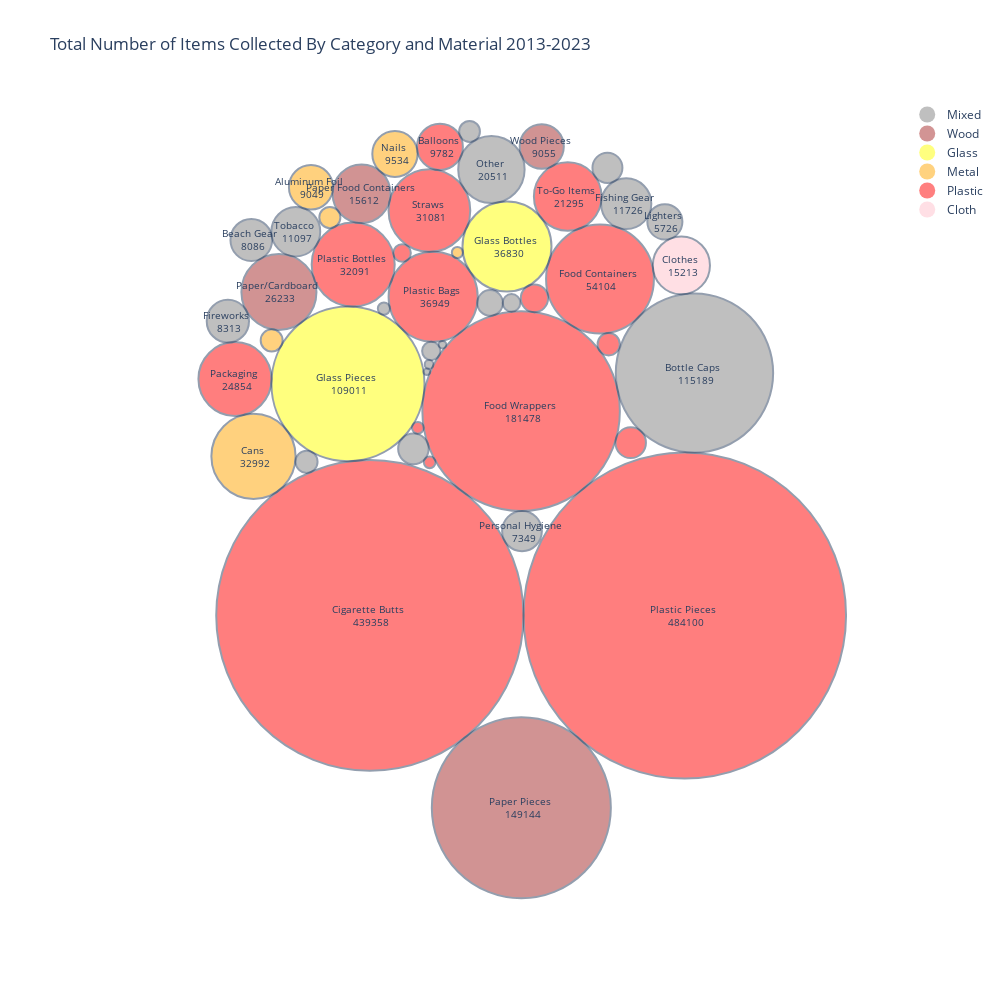

The notebook cell this image was saved under:
### Code cell
# Get data from 2013-2023 and make circle packing graph
fig = graph_maker.circle_packing_graph(plot_colors=None)
fig.show()

### Figure 1 — Plotly figure (JSON) as saved in the notebook; plotly's stock layout.template omitted (floating-point values rounded to 4 significant figures)
{"data": [{"marker": {"color": "grey", "opacity": 0.5, "size": 20, "symbol": "circle"}, "mode": "markers", "name": "Mixed", "showlegend": true, "type": "scatter", "x": [null], "y": [null]}, {"marker": {"color": "brown", "opacity": 0.5, "size": 20, "symbol": "circle"}, "mode": "markers", "name": "Wood", "showlegend": true, "type": "scatter", "x": [null], "y": [null]}, {"marker": {"color": "yellow", "opacity": 0.5, "size": 20, "symbol": "circle"}, "mode": "markers", "name": "Glass", "showlegend": true, "type": "scatter", "x": [null], "y": [null]}, {"marker": {"color": "orange", "opacity": 0.5, "size": 20, "symbol": "circle"}, "mode": "markers", "name": "Metal", "showlegend": true, "type": "scatter", "x": [null], "y": [null]}, {"marker": {"color": "red", "opacity": 0.5, "size": 20, "symbol": "circle"}, "mode": "markers", "name": "Plastic", "showlegend": true, "type": "scatter", "x": [null], "y": [null]}, {"marker": {"color": "pink", "opacity": 0.5, "size": 20, "symbol": "circle"}, "mode": "markers", "name": "Cloth", "showlegend": true, "type": "scatter", "x": [null], "y": [null]}], "layout": {"annotations": [{"font": {"size": 10}, "hovertext": "Plastic Pieces <br> 484100", "showarrow": false, "text": "Plastic Pieces <br> 484100", "x": 0.516, "y": -0.2701}, {"font": {"size": 10}, "hovertext": "Cigarette Butts <br> 439358", "showarrow": false, "text": "Cigarette Butts <br> 439358", "x": -0.2994, "y": -0.2701}, {"font": {"size": 10}, "hovertext": "Food Wrappers <br> 181478", "showarrow": false, "text": "Food Wrappers <br> 181478", "x": 0.09222, "y": 0.2531}, {"font": {"size": 10}, "hovertext": "Paper Pieces <br> 149144", "showarrow": false, "text": "Paper Pieces <br> 149144", "x": 0.0928, "y": -0.7626}, {"font": {"size": 10}, "hovertext": "Bottle Caps <br> 115189", "showarrow": false, "text": "Bottle Caps <br> 115189", "x": 0.5411, "y": 0.3507}, {"font": {"size": 10}, "hovertext": "Glass Pieces <br> 109011", "showarrow": false, "text": "Glass Pieces <br> 109011", "x": -0.3562, "y": 0.3232}, {"font": {"size": 10}, "hovertext": "Food Containers <br> 54104", "showarrow": false, "text": "Food Containers <br> 54104", "x": 0.2964, "y": 0.5916}, {"font": {"size": 10}, "hovertext": "Plastic Bags <br> 36949", "showarrow": false, "text": "Plastic Bags <br> 36949", "x": -0.1356, "y": 0.546}, {"font": {"size": 10}, "hovertext": "Glass Bottles <br> 36830", "showarrow": false, "text": "Glass Bottles <br> 36830", "x": 0.05564, "y": 0.6748}, {"font": {"size": 10}, "hovertext": "Cans <br> 32992", "showarrow": false, "text": "Cans <br> 32992", "x": -0.6008, "y": 0.1374}, {"font": {"size": 10}, "hovertext": "Plastic Bottles <br> 32091", "showarrow": false, "text": "Plastic Bottles <br> 32091", "x": -0.3426, "y": 0.6286}, {"font": {"size": 10}, "hovertext": "Straws <br> 31081", "showarrow": false, "text": "Straws <br> 31081", "x": -0.1452, "y": 0.767}, {"font": {"size": 10}, "hovertext": "Paper/Cardboard <br> 26233", "showarrow": false, "text": "Paper/Cardboard <br> 26233", "x": -0.5349, "y": 0.5584}, {"font": {"size": 10}, "hovertext": "Packaging <br> 24854", "showarrow": false, "text": "Packaging <br> 24854", "x": -0.6487, "y": 0.3354}, {"font": {"size": 10}, "hovertext": "To-Go Items <br> 21295", "showarrow": false, "text": "To-Go Items <br> 21295", "x": 0.2129, "y": 0.8028}, {"font": {"size": 10}, "hovertext": "Other <br> 20511", "showarrow": false, "text": "Other <br> 20511", "x": 0.01531, "y": 0.8719}, {"font": {"size": 10}, "hovertext": "Paper Food Containers <br> 15612", "showarrow": false, "text": "Paper Food Containers <br> 15612", "x": -0.3209, "y": 0.8098}, {"font": {"size": 10}, "hovertext": "Clothes <br> 15213", "showarrow": false, "text": "Clothes <br> 15213", "x": 0.5072, "y": 0.6264}, {"font": {"size": 10}, "hovertext": "Fishing Gear <br> 11726", "showarrow": false, "text": "Fishing Gear <br> 11726", "x": 0.3644, "y": 0.7845}, {"font": {"size": 10}, "hovertext": "Tobacco <br> 11097", "showarrow": false, "text": "Tobacco <br> 11097", "x": -0.4912, "y": 0.7127}, {"font": {"size": 10}, "hovertext": "Balloons <br> 9782", "showarrow": false, "text": "Balloons <br> 9782", "x": -0.1179, "y": 0.9299}, {"font": {"size": 10}, "hovertext": "Nails <br> 9534", "showarrow": false, "text": "Nails <br> 9534", "x": -0.2345, "y": 0.9117}, {"font": {"size": 10}, "hovertext": "Wood Pieces <br> 9055", "showarrow": false, "text": "Wood Pieces <br> 9055", "x": 0.1456, "y": 0.9309}, {"font": {"size": 10}, "hovertext": "Aluminum Foil <br> 9049", "showarrow": false, "text": "Aluminum Foil <br> 9049", "x": -0.4519, "y": 0.8265}, {"font": {"size": 10}, "hovertext": "Fireworks <br> 8313", "showarrow": false, "text": "Fireworks <br> 8313", "x": -0.6671, "y": 0.4836}, {"font": {"size": 10}, "hovertext": "Beach Gear <br> 8086", "showarrow": false, "text": "Beach Gear <br> 8086", "x": -0.6064, "y": 0.6916}, {"font": {"size": 10}, "hovertext": "Personal Hygiene <br> 7349", "showarrow": false, "text": "Personal Hygiene <br> 7349", "x": 0.09452, "y": -0.05402}, {"font": {"size": 10}, "hovertext": "Lighters <br> 5726", "showarrow": false, "text": "Lighters <br> 5726", "x": 0.4645, "y": 0.7379}, {"font": {"size": 10}, "hovertext": "Bandaids <br> 4319", "showarrow": false, "text": "", "x": -0.1867, "y": 0.1567}, {"font": {"size": 10}, "hovertext": "Lids <br> 4310", "showarrow": false, "text": "", "x": 0.376, "y": 0.1723}, {"font": {"size": 10}, "hovertext": "Construction Materials <br> 4176", "showarrow": false, "text": "", "x": 0.3158, "y": 0.8762}, {"font": {"size": 10}, "hovertext": "Utensils <br> 3473", "showarrow": false, "text": "", "x": 0.1267, "y": 0.5421}, {"font": {"size": 10}, "hovertext": "Strapping Bands <br> 3003", "showarrow": false, "text": "", "x": 0.01185, "y": 0.5303}, {"font": {"size": 10}, "hovertext": "6-Pack Holders <br> 2294", "showarrow": false, "text": "", "x": 0.319, "y": 0.4247}, {"font": {"size": 10}, "hovertext": "PPE <br> 2254", "showarrow": false, "text": "", "x": -0.4633, "y": 0.1235}, {"font": {"size": 10}, "hovertext": "Batteries <br> 2241", "showarrow": false, "text": "", "x": -0.5537, "y": 0.4342}, {"font": {"size": 10}, "hovertext": "Syringes <br> 2059", "showarrow": false, "text": "", "x": -0.4031, "y": 0.749}, {"font": {"size": 10}, "hovertext": "Footwear <br> 2006", "showarrow": false, "text": "", "x": -0.04132, "y": 0.9695}, {"font": {"size": 10}, "hovertext": "Cigar Tips <br> 1537", "showarrow": false, "text": "", "x": -0.1406, "y": 0.4072}, {"font": {"size": 10}, "hovertext": "Rope <br> 1423", "showarrow": false, "text": "", "x": 0.06738, "y": 0.5303}, {"font": {"size": 10}, "hovertext": "Beverage Bottles <br> 1413", "showarrow": false, "text": "", "x": -0.2159, "y": 0.6581}, {"font": {"size": 10}, "hovertext": "Tires <br> 684", "showarrow": false, "text": "", "x": -0.2631, "y": 0.5158}, {"font": {"size": 10}, "hovertext": "Bagged Pet Waste <br> 636", "showarrow": false, "text": "", "x": -0.1752, "y": 0.2103}, {"font": {"size": 10}, "hovertext": "Beverage Pouches <br> 625", "showarrow": false, "text": "", "x": -0.1447, "y": 0.1221}, {"font": {"size": 10}, "hovertext": "Appliances <br> 564", "showarrow": false, "text": "", "x": -0.07288, "y": 0.6595}, {"font": {"size": 10}, "hovertext": "E-Waste <br> 347", "showarrow": false, "text": "", "x": -0.1462, "y": 0.3729}, {"font": {"size": 10}, "hovertext": "Car Parts <br> 260", "showarrow": false, "text": "", "x": -0.1113, "y": 0.4233}, {"font": {"size": 10}, "hovertext": "Bikes <br> 199", "showarrow": false, "text": "", "x": -0.1518, "y": 0.3541}], "autosize": false, "height": 1000, "plot_bgcolor": "rgba(0, 0, 0, 0)", "shapes": [{"fillcolor": "red", "line": {"width": 2}, "opacity": 0.5, "type": "circle", "x0": 0.09842, "x1": 0.9336, "xref": "x", "y0": -0.6877, "y1": 0.1475, "yref": "y"}, {"fillcolor": "red", "line": {"width": 2}, "opacity": 0.5, "type": "circle", "x0": -0.6972, "x1": 0.09842, "xref": "x", "y0": -0.6679, "y1": 0.1278, "yref": "y"}, {"fillcolor": "red", "line": {"width": 2}, "opacity": 0.5, "type": "circle", "x0": -0.1635, "x1": 0.3479, "xref": "x", "y0": -0.002574, "y1": 0.5088, "yref": "y"}, {"fillcolor": "brown", "line": {"width": 2}, "opacity": 0.5, "type": "circle", "x0": -0.139, "x1": 0.3246, "xref": "x", "y0": -0.9944, "y1": -0.5308, "yref": "y"}, {"fillcolor": "grey", "line": {"width": 2}, "opacity": 0.5, "type": "circle", "x0": 0.3374, "x1": 0.7448, "xref": "x", "y0": 0.147, "y1": 0.5544, "yref": "y"}, {"fillcolor": "yellow", "line": {"width": 2}, "opacity": 0.5, "type": "circle", "x0": -0.5543, "x1": -0.158, "xref": "x", "y0": 0.1251, "y1": 0.5214, "yref": "y"}, {"fillcolor": "red", "line": {"width": 2}, "opacity": 0.5, "type": "circle", "x0": 0.1568, "x1": 0.436, "xref": "x", "y0": 0.4519, "y1": 0.7312, "yref": "y"}, {"fillcolor": "red", "line": {"width": 2}, "opacity": 0.5, "type": "circle", "x0": -0.2509, "x1": -0.0202, "xref": "x", "y0": 0.4306, "y1": 0.6614, "yref": "y"}, {"fillcolor": "yellow", "line": {"width": 2}, "opacity": 0.5, "type": "circle", "x0": -0.05954, "x1": 0.1708, "xref": "x", "y0": 0.5596, "y1": 0.79, "yref": "y"}, {"fillcolor": "orange", "line": {"width": 2}, "opacity": 0.5, "type": "circle", "x0": -0.7098, "x1": -0.4918, "xref": "x", "y0": 0.02843, "y1": 0.2465, "yref": "y"}, {"fillcolor": "red", "line": {"width": 2}, "opacity": 0.5, "type": "circle", "x0": -0.4501, "x1": -0.2351, "xref": "x", "y0": 0.5211, "y1": 0.7361, "yref": "y"}, {"fillcolor": "red", "line": {"width": 2}, "opacity": 0.5, "type": "circle", "x0": -0.251, "x1": -0.03941, "xref": "x", "y0": 0.6612, "y1": 0.8728, "yref": "y"}, {"fillcolor": "brown", "line": {"width": 2}, "opacity": 0.5, "type": "circle", "x0": -0.6321, "x1": -0.4377, "xref": "x", "y0": 0.4612, "y1": 0.6556, "yref": "y"}, {"fillcolor": "red", "line": {"width": 2}, "opacity": 0.5, "type": "circle", "x0": -0.7433, "x1": -0.5541, "xref": "x", "y0": 0.2407, "y1": 0.43, "yref": "y"}, {"fillcolor": "red", "line": {"width": 2}, "opacity": 0.5, "type": "circle", "x0": 0.1253, "x1": 0.3005, "xref": "x", "y0": 0.7152, "y1": 0.8904, "yref": "y"}, {"fillcolor": "grey", "line": {"width": 2}, "opacity": 0.5, "type": "circle", "x0": -0.07065, "x1": 0.1013, "xref": "x", "y0": 0.7859, "y1": 0.9578, "yref": "y"}, {"fillcolor": "brown", "line": {"width": 2}, "opacity": 0.5, "type": "circle", "x0": -0.3959, "x1": -0.2459, "xref": "x", "y0": 0.7348, "y1": 0.8848, "yref": "y"}, {"fillcolor": "pink", "line": {"width": 2}, "opacity": 0.5, "type": "circle", "x0": 0.4332, "x1": 0.5812, "xref": "x", "y0": 0.5524, "y1": 0.7004, "yref": "y"}, {"fillcolor": "grey", "line": {"width": 2}, "opacity": 0.5, "type": "circle", "x0": 0.2994, "x1": 0.4294, "xref": "x", "y0": 0.7196, "y1": 0.8495, "yref": "y"}, {"fillcolor": "grey", "line": {"width": 2}, "opacity": 0.5, "type": "circle", "x0": -0.5544, "x1": -0.4279, "xref": "x", "y0": 0.6495, "y1": 0.776, "yref": "y"}, {"fillcolor": "red", "line": {"width": 2}, "opacity": 0.5, "type": "circle", "x0": -0.1773, "x1": -0.05857, "xref": "x", "y0": 0.8705, "y1": 0.9892, "yref": "y"}, {"fillcolor": "orange", "line": {"width": 2}, "opacity": 0.5, "type": "circle", "x0": -0.2931, "x1": -0.1759, "xref": "x", "y0": 0.8531, "y1": 0.9703, "yref": "y"}, {"fillcolor": "brown", "line": {"width": 2}, "opacity": 0.5, "type": "circle", "x0": 0.08851, "x1": 0.2027, "xref": "x", "y0": 0.8738, "y1": 0.988, "yref": "y"}, {"fillcolor": "orange", "line": {"width": 2}, "opacity": 0.5, "type": "circle", "x0": -0.509, "x1": -0.3948, "xref": "x", "y0": 0.7694, "y1": 0.8836, "yref": "y"}, {"fillcolor": "grey", "line": {"width": 2}, "opacity": 0.5, "type": "circle", "x0": -0.7218, "x1": -0.6124, "xref": "x", "y0": 0.4288, "y1": 0.5383, "yref": "y"}, {"fillcolor": "grey", "line": {"width": 2}, "opacity": 0.5, "type": "circle", "x0": -0.6604, "x1": -0.5525, "xref": "x", "y0": 0.6376, "y1": 0.7456, "yref": "y"}, {"fillcolor": "grey", "line": {"width": 2}, "opacity": 0.5, "type": "circle", "x0": 0.04307, "x1": 0.146, "xref": "x", "y0": -0.1055, "y1": -0.002565, "yref": "y"}, {"fillcolor": "grey", "line": {"width": 2}, "opacity": 0.5, "type": "circle", "x0": 0.419, "x1": 0.5099, "xref": "x", "y0": 0.6925, "y1": 0.7833, "yref": "y"}, {"fillcolor": "grey", "line": {"width": 2}, "opacity": 0.5, "type": "circle", "x0": -0.2262, "x1": -0.1473, "xref": "x", "y0": 0.1172, "y1": 0.1961, "yref": "y"}, {"fillcolor": "red", "line": {"width": 2}, "opacity": 0.5, "type": "circle", "x0": 0.3366, "x1": 0.4154, "xref": "x", "y0": 0.1329, "y1": 0.2117, "yref": "y"}, {"fillcolor": "grey", "line": {"width": 2}, "opacity": 0.5, "type": "circle", "x0": 0.277, "x1": 0.3546, "xref": "x", "y0": 0.8374, "y1": 0.915, "yref": "y"}, {"fillcolor": "red", "line": {"width": 2}, "opacity": 0.5, "type": "circle", "x0": 0.09134, "x1": 0.1621, "xref": "x", "y0": 0.5067, "y1": 0.5775, "yref": "y"}, {"fillcolor": "grey", "line": {"width": 2}, "opacity": 0.5, "type": "circle", "x0": -0.02104, "x1": 0.04474, "xref": "x", "y0": 0.4974, "y1": 0.5632, "yref": "y"}, {"fillcolor": "red", "line": {"width": 2}, "opacity": 0.5, "type": "circle", "x0": 0.2903, "x1": 0.3478, "xref": "x", "y0": 0.396, "y1": 0.4535, "yref": "y"}, {"fillcolor": "grey", "line": {"width": 2}, "opacity": 0.5, "type": "circle", "x0": -0.4918, "x1": -0.4348, "xref": "x", "y0": 0.095, "y1": 0.152, "yref": "y"}, {"fillcolor": "orange", "line": {"width": 2}, "opacity": 0.5, "type": "circle", "x0": -0.5821, "x1": -0.5253, "xref": "x", "y0": 0.4058, "y1": 0.4626, "yref": "y"}, {"fillcolor": "orange", "line": {"width": 2}, "opacity": 0.5, "type": "circle", "x0": -0.4303, "x1": -0.3758, "xref": "x", "y0": 0.7218, "y1": 0.7763, "yref": "y"}, {"fillcolor": "grey", "line": {"width": 2}, "opacity": 0.5, "type": "circle", "x0": -0.0682, "x1": -0.01443, "xref": "x", "y0": 0.9426, "y1": 0.9964, "yref": "y"}, {"fillcolor": "grey", "line": {"width": 2}, "opacity": 0.5, "type": "circle", "x0": -0.1641, "x1": -0.1171, "xref": "x", "y0": 0.3837, "y1": 0.4307, "yref": "y"}, {"fillcolor": "grey", "line": {"width": 2}, "opacity": 0.5, "type": "circle", "x0": 0.04474, "x1": 0.09003, "xref": "x", "y0": 0.5077, "y1": 0.553, "yref": "y"}, {"fillcolor": "red", "line": {"width": 2}, "opacity": 0.5, "type": "circle", "x0": -0.2385, "x1": -0.1933, "xref": "x", "y0": 0.6356, "y1": 0.6807, "yref": "y"}, {"fillcolor": "grey", "line": {"width": 2}, "opacity": 0.5, "type": "circle", "x0": -0.2788, "x1": -0.2474, "xref": "x", "y0": 0.5001, "y1": 0.5315, "yref": "y"}, {"fillcolor": "red", "line": {"width": 2}, "opacity": 0.5, "type": "circle", "x0": -0.1903, "x1": -0.1601, "xref": "x", "y0": 0.1952, "y1": 0.2255, "yref": "y"}, {"fillcolor": "red", "line": {"width": 2}, "opacity": 0.5, "type": "circle", "x0": -0.1597, "x1": -0.1296, "xref": "x", "y0": 0.1071, "y1": 0.1371, "yref": "y"}, {"fillcolor": "orange", "line": {"width": 2}, "opacity": 0.5, "type": "circle", "x0": -0.08713, "x1": -0.05863, "xref": "x", "y0": 0.6452, "y1": 0.6737, "yref": "y"}, {"fillcolor": "grey", "line": {"width": 2}, "opacity": 0.5, "type": "circle", "x0": -0.1574, "x1": -0.135, "xref": "x", "y0": 0.3618, "y1": 0.3841, "yref": "y"}, {"fillcolor": "grey", "line": {"width": 2}, "opacity": 0.5, "type": "circle", "x0": -0.121, "x1": -0.1017, "xref": "x", "y0": 0.4137, "y1": 0.433, "yref": "y"}, {"fillcolor": "grey", "line": {"width": 2}, "opacity": 0.5, "type": "circle", "x0": -0.1603, "x1": -0.1434, "xref": "x", "y0": 0.3457, "y1": 0.3626, "yref": "y"}], "title": {"text": "Total Number of Items Collected By Category and Material 2013-2023"}, "width": 1000, "xaxis": {"range": [-1.05, 1.05], "showgrid": false, "showticklabels": false, "zeroline": false}, "yaxis": {"range": [-1.05, 1.05], "showgrid": false, "showticklabels": false, "zeroline": false}}}
